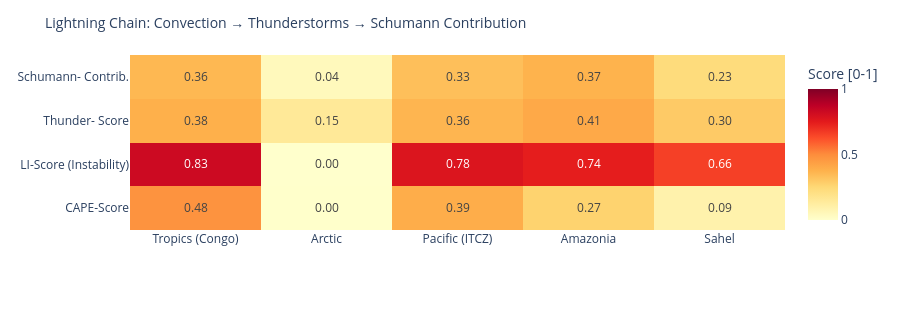

Notebook code cell kept with this figure:
### Code cell
# ============================================================
# LIGHTNING CHAIN: Convection → Thunderstorms → Schumann
# Shows the causal chain per measurement point as heatmap
# ============================================================

def cape_score(v):
    """CAPE → normalized score [0,1]"""
    if v is None or pd.isna(v): return 0.0
    return min(1.0, float(v) / 3000)

def li_score(v):
    """Lifted Index: negative = unstable → score [0,1]"""
    if v is None or pd.isna(v): return 0.3
    return min(1.0, max(0.0, (-float(v) + 6) / 12))

def cloud_score(v):
    if v is None or pd.isna(v): return 0.3
    return float(v) / 100

def thunder_score(row):
    """Kombinierter Gewitterwahrscheinlichkeits-Score
    CAPE + LI + Bedeckung + WMO-Gewitter + konvektiver Niederschlag (showers)
    Hinweis: X-Ray und Kp sind kein Bestandteil – nur geomagn./solarer Kontext.
    """
    cs = cape_score(row.get('cape'))
    ls = li_score(row.get('li'))
    cl = cloud_score(row.get('cloud'))
    t  = 1.0 if row.get('thunderstorm') else 0.0
    # Convective precipitation (showers) as additional indicator
    sh = min(1.0, (row.get('showers') or 0) / 5.0)
    return round(cs * 0.30 + ls * 0.25 + cl * 0.15 + t * 0.20 + sh * 0.10, 3)

def schumann_contribution(t_score, lat):
    """Schumann contribution: higher in tropics (±30°), scaled by thunderstorm score"""
    lat_weight = max(0.3, 1.0 - abs(lat) / 60)
    return round(t_score * lat_weight, 3)

df_atm['cape_score']   = df_atm.apply(lambda r: cape_score(r['cape']), axis=1)
df_atm['li_score']     = df_atm.apply(lambda r: li_score(r['li']),    axis=1)
df_atm['thunder_score']= df_atm.apply(lambda r: thunder_score(r.to_dict()), axis=1)
df_atm['schumann_contribution'] = df_atm.apply(
    lambda r: schumann_contribution(r['thunder_score'], r['lat']), axis=1)

metrics = ['cape_score', 'li_score', 'thunder_score', 'schumann_contribution']
labels  = ['CAPE-Score', 'LI-Score\n(Instability)', 'Thunder-\nScore', 'Schumann-\nContrib.']
z_data  = [df_atm[m].tolist() for m in metrics]

fig = go.Figure(go.Heatmap(
    z=z_data,
    x=df_atm['point'].tolist(),
    y=labels,
    colorscale='YlOrRd',
    zmin=0, zmax=1,
    text=[[f'{v:.2f}' for v in row] for row in z_data],
    texttemplate='%{text}', textfont=dict(size=12),
    colorbar=dict(title='Score [0-1]')
))
fig.update_layout(
    title=dict(text='Lightning Chain: Convection → Thunderstorms → Schumann Contribution', font=dict(size=14)),
    height=310,
    plot_bgcolor='rgba(0,0,0,0)', paper_bgcolor='rgba(0,0,0,0)',
    margin=dict(l=130, r=80, t=55, b=80)
)
fig.show()

### Figure 1 — Plotly figure (JSON) as saved in the notebook; plotly's stock layout.template omitted (floating-point values rounded to 4 significant figures)
{"data": [{"colorbar": {"title": {"text": "Score [0-1]"}}, "colorscale": [[0.0, "rgb(255,255,204)"], [0.125, "rgb(255,237,160)"], [0.25, "rgb(254,217,118)"], [0.375, "rgb(254,178,76)"], [0.5, "rgb(253,141,60)"], [0.625, "rgb(252,78,42)"], [0.75, "rgb(227,26,28)"], [0.875, "rgb(189,0,38)"], [1.0, "rgb(128,0,38)"]], "text": [["0.48", "0.00", "0.39", "0.27", "0.09"], ["0.83", "0.00", "0.78", "0.74", "0.66"], ["0.38", "0.15", "0.36", "0.41", "0.30"], ["0.36", "0.04", "0.33", "0.37", "0.23"]], "textfont": {"size": 12}, "texttemplate": "%{text}", "type": "heatmap", "x": ["Tropics (Congo)", "Arctic", "Pacific (ITCZ)", "Amazonia", "Sahel"], "y": ["CAPE-Score", "LI-Score\n(Instability)", "Thunder-\nScore", "Schumann-\nContrib."], "z": [[0.48, 0.003333, 0.3933, 0.27, 0.09], [0.825, 0.0, 0.775, 0.7417, 0.6583], [0.383, 0.149, 0.364, 0.407, 0.297], [0.357, 0.045, 0.334, 0.373, 0.233]], "zmax": 1, "zmin": 0}], "layout": {"height": 310, "margin": {"b": 80, "l": 130, "r": 80, "t": 55}, "paper_bgcolor": "rgba(0,0,0,0)", "plot_bgcolor": "rgba(0,0,0,0)", "title": {"font": {"size": 14}, "text": "Lightning Chain: Convection → Thunderstorms → Schumann Contribution"}}}
